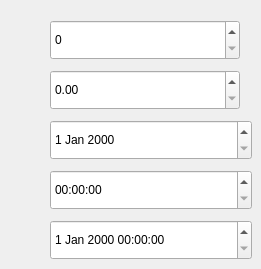
     <widget class="QWidget" name="tab_2">
      <attribute name="title">
       <string>Input</string>
      </attribute>
      <widget class="QSpinBox" name="spinBox">
       <property name="enabled">
        <bool>true</bool>
       </property>
       <property name="geometry">
        <rect>
         <x>50</x>
         <y>20</y>
         <width>190</width>
         <height>40</height>
        </rect>
       </property>
       <property name="styleSheet">
        <string notr="true"/>
       </property>
      </widget>
      <widget class="QDoubleSpinBox" name="doubleSpinBox">
       <property name="enabled">
        <bool>true</bool>
       </property>
       <property name="geometry">
        <rect>
         <x>50</x>
         <y>70</y>
         <width>190</width>
         <height>40</height>
        </rect>
       </property>
       <property name="styleSheet">
        <string notr="true"/>
       </property>
      </widget>
      <widget class="QDateEdit" name="dateEdit">
       <property name="enabled">
        <bool>true</bool>
       </property>
       <property name="geometry">
        <rect>
         <x>50</x>
         <y>120</y>
         <width>202</width>
         <height>40</height>
        </rect>
       </property>
       <property name="minimumSize">
        <size>
         <width>112</width>
         <height>40</height>
        </size>
       </property>
       <property name="styleSheet">
        <string notr="true"/>
       </property>
       <property name="frame">
        <bool>true</bool>
       </property>
       <property name="buttonSymbols">
        <enum>QAbstractSpinBox::UpDownArrows</enum>
       </property>
       <property name="keyboardTracking">
        <bool>true</bool>
       </property>
      </widget>
      <widget class="QTimeEdit" name="timeEdit">
       <property name="geometry">
        <rect>
         <x>50</x>
         <y>170</y>
         <width>202</width>
         <height>40</height>
        </rect>
       </property>
       <property name="minimumSize">
        <size>
         <width>112</width>
         <height>40</height>
        </size>
       </property>
       <property name="styleSheet">
        <string notr="true"/>
       </property>
      </widget>
      <widget class="QDateTimeEdit" name="dateTimeEdit">
       <property name="enabled">
        <bool>true</bool>
       </property>
       <property name="geometry">
        <rect>
         <x>50</x>
         <y>220</y>
         <width>202</width>
         <height>40</height>
        </rect>
       </property>
       <property name="styleSheet">
        <string notr="true"/>
       </property>
      </widget>
     </widget>
